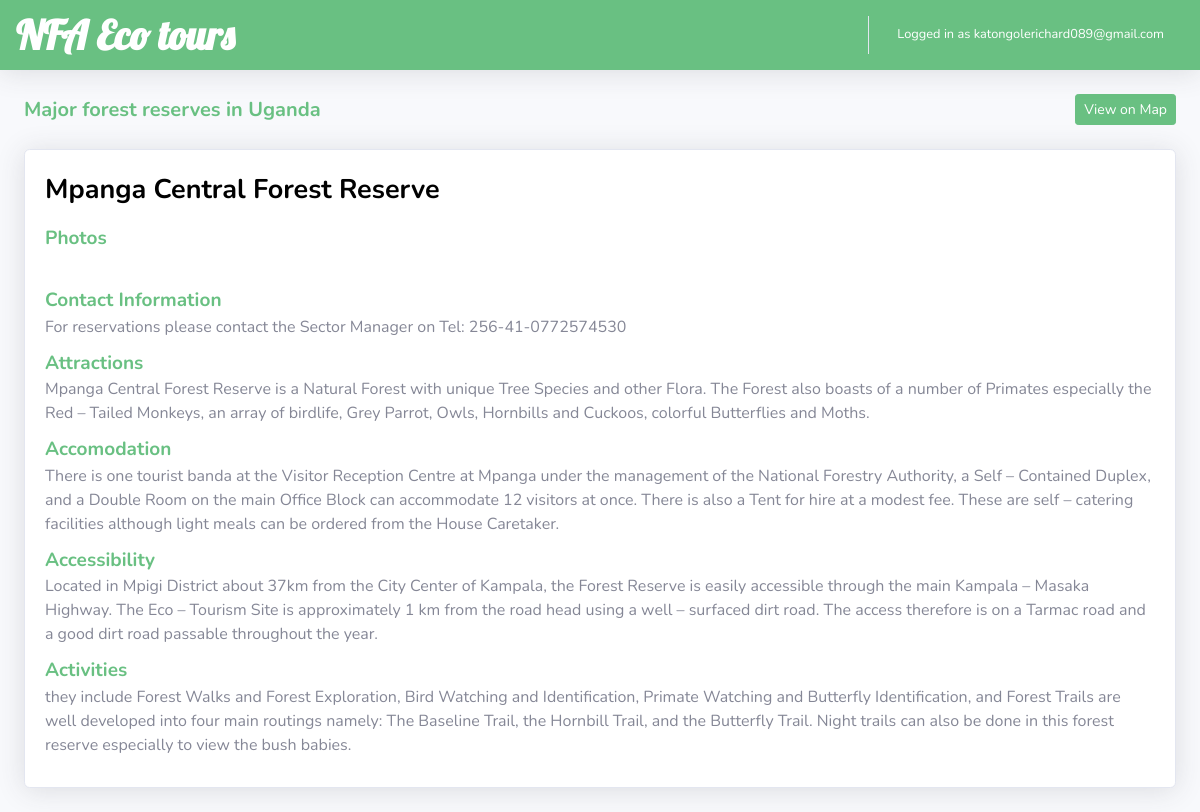
The app's page /gis/reserveDetailed/7/ (signed in) with its own data.
### accounts/models.py (models this page shows, shortened)
class customUser(AbstractBaseUser):
    email = models.EmailField(max_length=50, unique=True)
    date_joined = models.DateTimeField(verbose_name= 'date joined', auto_now_add= True)
    firstName = models.CharField(verbose_name= 'first name', max_length=50, default= '')
    lastName = models.CharField(verbose_name= 'last name', max_length=50 , default= '')
    is_verified = models.BooleanField(default= False)
    is_admin = models.BooleanField(default= False)
    is_active = models.BooleanField(default= True)
    is_staff = models.BooleanField(default= False)
    is_superuser = models.BooleanField(default= False)
    USERNAME_FIELD = 'email'
    REQUIRED_FIELDS = []
    objects = MyAccountManager()

### gis/models.py (models this page shows, shortened)
class forestsDetailed(models.Model):
    name= models.CharField(max_length= 200, blank=False)
    contactInfo= models.TextField(blank=True)
    areaCoverage= models.TextField(blank=True)
    attractions= models.TextField(blank=True)
    accomodation= models.TextField(blank=True)
    accessibility= models.TextField(blank=True)
    activities= models.TextField(blank=True)

### gis/views.py (the view)
# urls.py: re_path(r'^reserveDetailed/(?P<id>[0-9]+)/$', views.reserveDetailed, name='reserveDetailed' ),
@login_required(login_url= '/gis/login/')
def reserveDetailed(request, id):
    email = request.session.get('email')
    getId = customUser.objects.get(email=email).id
    getReserve = forestsDetailed.objects.get(id = id)
    getPhotos = forestsImages.objects.filter(forest= getReserve)
    photos = []
    for img in getPhotos:
        photos.append(img.image.url)
    context ={
        'id': getId,
        'email': email,
        'reserve': getReserve,
        'photos': photos
    }
    return render(request, 'gis/reserveDetailed.html', context)

### gis/templates/gis/reserveDetailed.html (shortened to what this page needs)
<!DOCTYPE html>
<html lang="en">
<head>
  {% load static %}
  <link href="{% static 'gis/vendor/fontawesome-free/css/all.min.css' %}" rel="stylesheet" />
  <link rel="stylesheet" href="https://cdnjs.cloudflare.com/ajax/libs/font-awesome/4.7.0/css/font-awesome.min.css">
  <link rel="stylesheet" href="https://maxcdn.bootstrapcdn.com/bootstrap/4.0.0/css/bootstrap.min.css">
  <link rel="stylesheet" href="https://pro.fontawesome.com/releases/v5.10.0/css/all.css"/>
  <link href="{% static 'gis/css/sb-admin-2.min.css' %}" rel="stylesheet" />
  <link href="{% static 'gis/detail.css' %}" rel="stylesheet" />
  <link href="{% static 'gis/extraCss.css' %}" rel="stylesheet" />
</head>
<body id="page-top">
  <div id="wrapper">
    <div id="content-wrapper" class="d-flex flex-column">
      <div id="content">
        <nav class="navbar navbar-expand navbar-light bg-white topbar mb-4 static-top shadow customColorHead">
          <h1 class="m-0 font-weight-bold text-primary customColorTitle" style="font-family:Lobster ;">NFA Eco tours</h1>
          <ul class="navbar-nav ml-auto">
            <li class="nav-item dropdown no-arrow">
              <a class="nav-link dropdown-toggle" href="#" id="userDropdown" role="button" data-toggle="dropdown" aria-haspopup="true" aria-expanded="false">
                <span class="mr-2 d-none d-lg-inline text-gray-600 small customColorLogged">Logged in as {{email}}</span>
              </a>
            </li>
          </ul>
        </nav>
        <div class="container-fluid">
          <div class="d-sm-flex align-items-center justify-content-between mb-4">
            <h1 class="h3 mb-0 text-gray-800 customColorTourist" style="font-size: 20px;">Major forest reserves in Uganda</h1>
            <a href="{% url 'gis:touristAttractions' %}"><button type="button" class="btn btn-primary btn-sm greenBtn">View on Map</button></a>
          </div>
          <div class="row">
            <div class="col-xl-12 col-lg-12">
              <div class="card shadow mb-4">
                <div class="card-body" id="forestsMain">
                    <div class="row">
                        <div class="col-xl-12 col-lg-12 reserveName">
                            {{reserve.name}}
                        </div>
                    </div>
                    {% if photos %}
                    <div class="row reserveRow">
                        <div class="col-xl-12 col-lg-12">
                            <div class="row">
                                <div class="col-lg-12">
                                    <span class="headAttr">Photos</span><br>
                                </div>
                            </div>
                            <div class="row">
                                {% for img in photos %}
                                    <div class="col-lg-3">
                                    </div>
                                {% endfor %}
                            </div>
                        </div>
                    </div>
                    {% endif %}
                    {% if reserve.contactInfo %}
                    <div class="row reserveRow">
                        <div class="col-xl-12 col-lg-12">
                        <span class="headAttr"> Contact Information</span><br>
                            {{reserve.contactInfo}}
                        </div>
                    </div>
                    {% endif %}
                    {% if reserve.attractions %}
                    <div class="row reserveRow">
                        <div class="col-xl-12 col-lg-12">
                        <span class="headAttr"> Attractions</span><br>
                            {{reserve.attractions}}
                        </div>
                    </div>
                    {% endif %}
                    {% if reserve.accomodation %}
                    <div class="row reserveRow">
                        <div class="col-xl-12 col-lg-12">
                        <span class="headAttr">Accomodation</span><br>
                            {{reserve.accomodation}}
                        </div>
                    </div>
                    {% endif %}
                    {% if reserve.accessibility %}
                    <div class="row reserveRow">
                        <div class="col-xl-12 col-lg-12">
                        <span class="headAttr">Accessibility</span><br>
                            {{reserve.accessibility}}
                        </div>
                    </div>
                    {% endif %}
                    {% if reserve.activities %}
                    <div class="row reserveRow">
                        <div class="col-xl-12 col-lg-12">
                        <span class="headAttr">Activities</span><br>
                            {{reserve.activities}}
                        </div>
                    </div>
                    {% endif %}
                </div>
              </div>
            </div>
          </div>
</body>
</html>

### gis/static/gis/detail.css (style rules this page uses)
.reserveName { font-size: 27px; color: black; font-weight: bold; margin-bottom: 13px; }
.headAttr { color: #69c082; font-weight: bold; font-size: 19px; }
.reserveRow { margin-bottom: 10px; }
.greenBtn { background-color: #69c082; border-color: #69c082; }

### gis/static/gis/extraCss.css (style rules this page uses)
.customColorHead { background-color: #69c082!important; }
.customColorTitle { color: white!important; }
.customColorLogged { color: white!important; }
.customColorTourist { color:#69c082!important; font-weight: bold; }

### records on screen
customUser: email "katongolerichard089@gmail.com"
forestsDetailed: name "Mpanga Central Forest Reserve", contactInfo "For reservations please contact the Sector Manager on Tel: 256-41-0772574530", attractions "Mpanga Central Forest Reserve is a Natural Forest with unique Tree Species and other Flora. The Forest also boasts of a number of Primates especially the Red – Tailed Monkeys, an array of birdlife, Grey Parrot, Owls, Hornbills and Cuckoos, colorful Butterflies and Moths.", accomodation "There is one tourist banda at the Visitor Reception Centre at Mpanga under the management of the National Forestry Authority, a Self – Contained Duplex, and a Double Room on the main Office Block can accommodate 12 visitors at once. There is also a Tent for hire at a modest fee. These are self – catering facilities although light meals can be ordered from the House Caretaker.", accessibility "Located in Mpigi District about 37km from the City Center of Kampala, the Forest Reserve is easily accessible through the main Kampala – Masaka Highway. The Eco – Tourism Site is approximately 1 km from the road head using a well – surfaced dirt road. The access therefore is on a Tarmac road and a good dirt road passable throughout the year.", activities "they include Forest Walks and Forest Exploration, Bird Watching and Identification, Primate Watching and Butterfly Identification, and Forest Trails are well developed into four main routings namely: The Baseline Trail, the Hornbill Trail, and the Butterfly Trail. Night trails can also be done in this forest reserve especially to view the bush babies."
